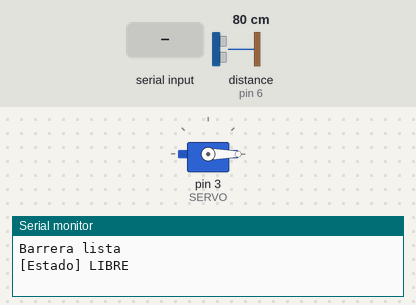
Bench run of a sketch on a simulated Arduino Uno, built with avr-gcc and run on an emulated ATmega328P. Shown: servo, the last lines printed to the serial monitor. Wiring (inferred from the names in the program): ultrasonic range finder: trigger pin 7; echo pin 6. The test bench sets the inputs (shaded band); at power-on: distance to the obstacle (sensor on pin 6) 80 cm. The echo pulse lasts 58.3 µs per cm.

Above: at 1.2 s.
1.3 s: "ABRIR\n" received over the second serial link
At 1.8 s:
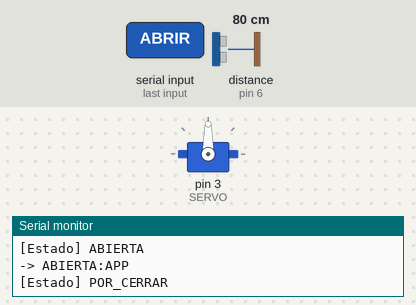
2.8 s: "ABRIR_TARJETA\n" received over Serial
5.8 s: distance to the obstacle (sensor on pin 6) set to 2 cm
7.3 s: "ESTADO\n" received over Serial
8.8 s: "ABRIR_TARJETA\n" received over the second serial link
At 10.0 s:
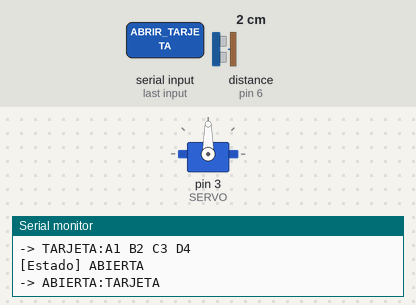
10.3 s: "DENEGADO\n" received over the second serial link
Timing chart, 0 to 12.8 s (numbered marks = the images above; inputs shaded):
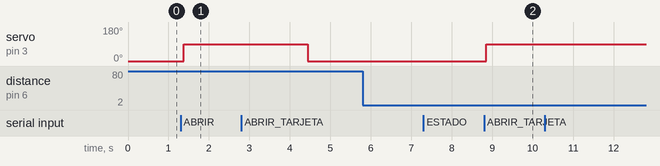

The sketch:

barrera.ino
```cpp
// Barrera de estacionamiento - TI3042 Evaluacion 3
// Arduino Uno + HC-05 (D4/D5, 38400 baudios) + HC-SR04 (D7/D6) + servo (D3)
// Lector RC522 simulado: comando SIMULAR:<uid> desde la app,
// o desde el Monitor Serie: T = tarjeta registrada, X = desconocida

#include <Servo.h>
#include <SoftwareSerial.h>

Servo barrera;
SoftwareSerial bt(4, 5);  // D4 <- TXD del HC-05 | D5 -> RXD del HC-05 (con divisor)

const int TRIG = 7, ECHO = 6, SERVO = 3;
const int DISTANCIA_AUTO = 10;             // cm
const unsigned long TIEMPO_CIERRE = 3000;  // ms sin detectar nada antes de cerrar

enum Estado { LIBRE, ESPERANDO, ABIERTA, POR_CERRAR };
const char* NOMBRES[] = { "LIBRE", "ESPERANDO", "ABIERTA", "POR_CERRAR" };
Estado estado = LIBRE;
unsigned long inicioCierre = 0;
bool modoRegistro = false;
String comando = "";
String tarjetaSimulada = "";  // UID recibido con SIMULAR:<uid>, se usa una vez

// Manda un mensaje a la app y lo muestra en el Monitor Serie
void enviar(String msg) {
  Serial.println("-> " + msg);
  bt.println(msg);
}

void cambiarEstado(Estado nuevo) {
  estado = nuevo;
  Serial.print("[Estado] ");
  Serial.println(NOMBRES[estado]);
}

void abrir(const char* motivo) {
  barrera.write(90);
  cambiarEstado(ABIERTA);
  enviar(String("ABIERTA:") + motivo);
}

void cerrar(const char* motivo) {
  barrera.write(0);
  cambiarEstado(LIBRE);
  enviar(String("CERRADA:") + motivo);
}

long ultimoCm = 0;                  // ultima distancia medida (0 = sin eco)
unsigned long ultimoEnvioDist = 0;
const unsigned long PERIODO_DIST = 1000;  // ms entre mensajes DIST:<cm> a la app

bool hayAuto() {
  digitalWrite(TRIG, LOW);  delayMicroseconds(2);
  digitalWrite(TRIG, HIGH); delayMicroseconds(10);
  digitalWrite(TRIG, LOW);
  long cm = pulseIn(ECHO, HIGH, 30000) / 58;
  ultimoCm = cm;
  return cm > 0 && cm < DISTANCIA_AUTO;
}

// SIMULACION del RC522. Cuando llegue el lector, aqui se lee el UID real.
String leerTarjeta() {
  if (tarjetaSimulada != "") {  // desde la app
    String uid = tarjetaSimulada;
    tarjetaSimulada = "";
    return uid;
  }
  while (Serial.available()) {  // desde el Monitor Serie
    char c = toupper(Serial.read());
    if (c == 'T') return "A1 B2 C3 D4";
    if (c == 'X') return "00 00 00 00";
  }
  return "";
}

void procesarComando(String c, bool autoAhora) {
  c.trim();
  if (c == "ABRIR") {
    if (estado != ABIERTA) abrir("APP");
  } else if (c == "ABRIR_TARJETA") {
    if (estado == ESPERANDO) abrir("TARJETA");
  } else if (c == "DENEGADO") {
    Serial.println("Acceso denegado por la app");
  } else if (c == "CERRAR") {
    if (autoAhora) enviar("NO_SE_PUEDE_CERRAR");  // nunca cerrar sobre un auto
    else if (estado == ABIERTA || estado == POR_CERRAR) cerrar("APP");
    else enviar(String("ESTADO:") + NOMBRES[estado]);
  } else if (c == "ESTADO") {
    enviar(String("ESTADO:") + NOMBRES[estado]);
  } else if (c == "LEER_TARJETA") {
    modoRegistro = true;
    enviar("LISTO_PARA_LEER");
  } else if (c.startsWith("SIMULAR:")) {
    tarjetaSimulada = c.substring(8);
  } else {
    enviar("COMANDO_INVALIDO");
  }
}

void setup() {
  Serial.begin(9600);
  bt.begin(38400);
  barrera.attach(SERVO);
  barrera.write(0);
  pinMode(TRIG, OUTPUT);
  pinMode(ECHO, INPUT);
  Serial.println("Barrera lista");
  cambiarEstado(LIBRE);
}

void loop() {
  bool autoAhora = hayAuto();

  // 1) Comandos de la app (una linea, maximo 20 caracteres)
  while (bt.available()) {
    char ch = bt.read();
    if (ch == '\n') { procesarComando(comando, autoAhora); comando = ""; }
    else if (ch != '\r' && comando.length() < 20) comando += ch;
  }

  // 2) Tarjeta
  String uid = leerTarjeta();
  if (uid != "") {
    if (modoRegistro)            { enviar("UID:" + uid); modoRegistro = false; }
    else if (estado == ESPERANDO) enviar("TARJETA:" + uid);
    else                          Serial.println("Tarjeta ignorada: no hay auto esperando");
  }

  // 3) Logica de la barrera
  switch (estado) {
    case LIBRE:
      if (autoAhora) { cambiarEstado(ESPERANDO); enviar("AUTO"); }
      break;
    case ESPERANDO:
      if (!autoAhora) { cambiarEstado(LIBRE); enviar("AUTO_SE_FUE"); }
      break;
    case ABIERTA:
      if (!autoAhora) { cambiarEstado(POR_CERRAR); inicioCierre = millis(); }
      break;
    case POR_CERRAR:
      if (autoAhora) cambiarEstado(ABIERTA);  // aparecio algo: no cerrar
      else if (millis() - inicioCierre > TIEMPO_CIERRE) cerrar("AUTO");
      break;
  }

  // 4) Lectura del sensor para el panel de la app
  if (millis() - ultimoEnvioDist >= PERIODO_DIST) {
    ultimoEnvioDist = millis();
    bt.println(String("DIST:") + ultimoCm);  // sin eco en el Monitor Serie para no llenarlo
  }

  delay(100);
}
```

Measured:
- after the input at 1.3 s, servo on pin 3 (SERVO): 0° → 90° after 0.08 s
- after the input at 8.8 s, servo on pin 3 (SERVO): 0° → 90° after 0.05 s
